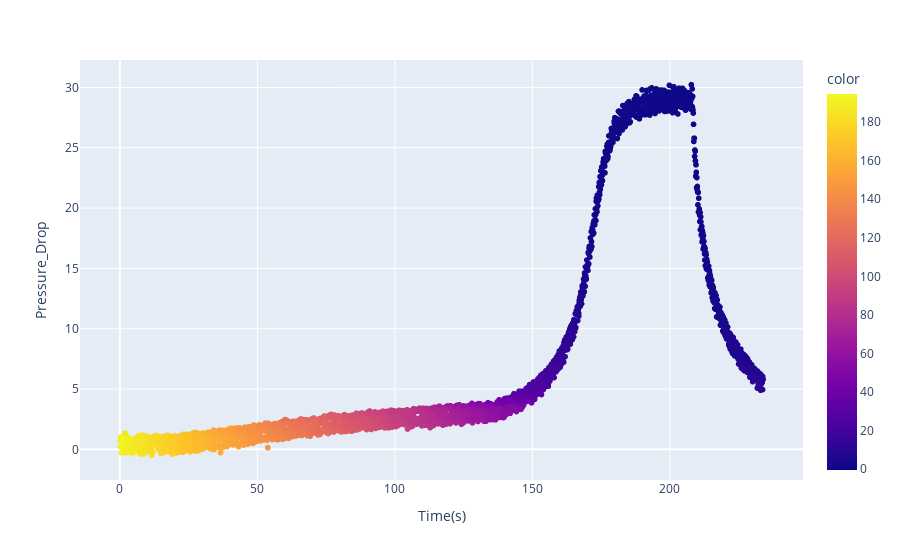

Notebook code cell kept with this figure:
### Code cell
new_vali['Particle_Size'] = [63 + (random() * (75 - 63)) for i in range(len(new_vali))]

new_r = model2.predict(new_vali)
px.scatter(data_frame = new_vali, x = 'Time(s)', y = 'Pressure_Drop', color = new_r)

### Figure 1 — Plotly figure (JSON) as saved in the notebook; plotly's stock layout.template omitted (floating-point values rounded to 4 significant figures; data arrays with more than 128 entries replaced by an {"elided": "..."} marker saying what was removed)
{"data": [{"hovertemplate": "Time(s)=%{x}<br>Pressure_Drop=%{y}<br>color=%{marker.color}<extra></extra>", "legendgroup": "", "marker": {"color": {"elided": "2340 float values"}, "coloraxis": "coloraxis", "symbol": "circle"}, "mode": "markers", "name": "", "showlegend": false, "type": "scattergl", "x": {"elided": "2340 float values"}, "xaxis": "x", "y": {"elided": "2340 float values"}, "yaxis": "y"}], "layout": {"coloraxis": {"colorbar": {"title": {"text": "color"}}, "colorscale": [[0, "#0d0887"], [0.1111, "#46039f"], [0.2222, "#7201a8"], [0.3333, "#9c179e"], [0.4444, "#bd3786"], [0.5556, "#d8576b"], [0.6667, "#ed7953"], [0.7778, "#fb9f3a"], [0.8889, "#fdca26"], [1, "#f0f921"]]}, "legend": {"tracegroupgap": 0}, "margin": {"t": 60}, "xaxis": {"anchor": "y", "domain": [0, 1], "title": {"text": "Time(s)"}}, "yaxis": {"anchor": "x", "domain": [0, 1], "title": {"text": "Pressure_Drop"}}}}
